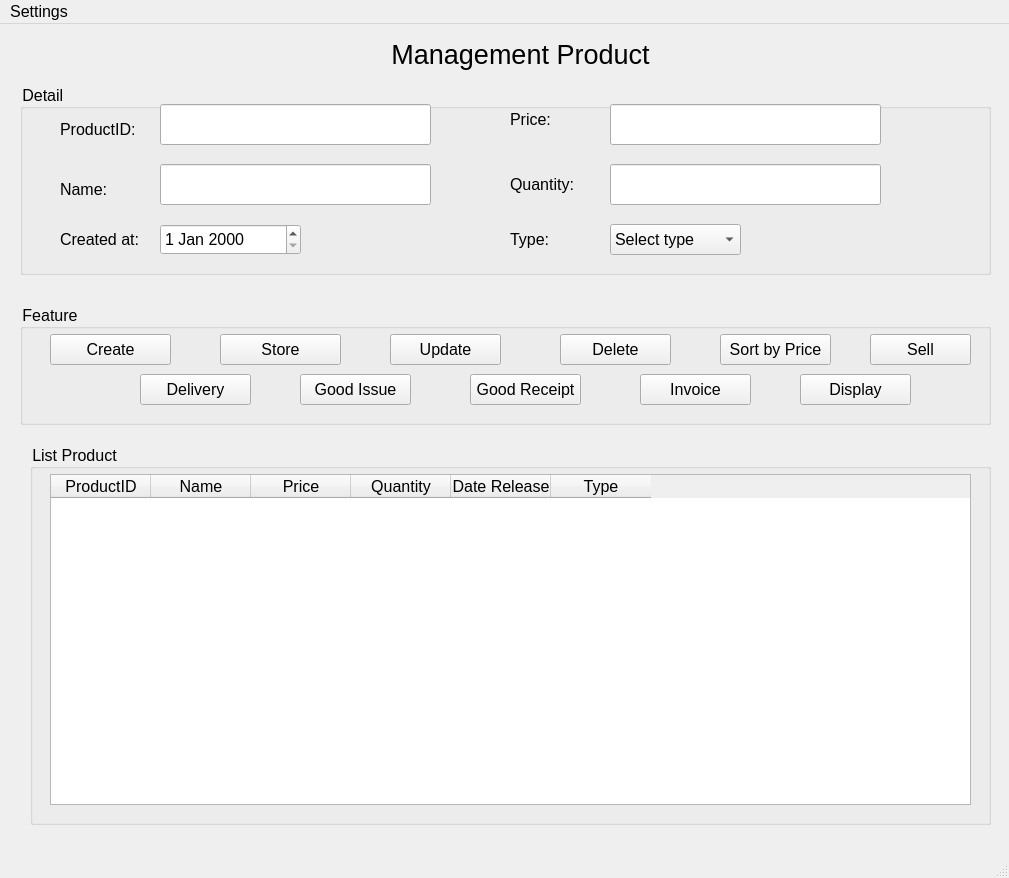
<?xml version="1.0" encoding="UTF-8"?>
<ui version="4.0">
 <class>MainWindow</class>
 <widget class="QMainWindow" name="MainWindow">
  <property name="geometry">
   <rect>
    <x>0</x>
    <y>0</y>
    <width>1009</width>
    <height>878</height>
   </rect>
  </property>
  <property name="windowTitle">
   <string>MainWindow</string>
  </property>
  <property name="styleSheet">
   <string notr="true">font-size: 16px</string>
  </property>
  <widget class="QWidget" name="centralwidget">
   <widget class="QGroupBox" name="groupBox">
    <property name="geometry">
     <rect>
      <x>20</x>
      <y>60</y>
      <width>971</width>
      <height>191</height>
     </rect>
    </property>
    <property name="title">
     <string>Detail </string>
    </property>
    <widget class="QLabel" name="label_2">
     <property name="geometry">
      <rect>
       <x>40</x>
       <y>30</y>
       <width>81</width>
       <height>31</height>
      </rect>
     </property>
     <property name="text">
      <string>ProductID: </string>
     </property>
    </widget>
    <widget class="QLineEdit" name="lineEditProductID">
     <property name="geometry">
      <rect>
       <x>140</x>
       <y>20</y>
       <width>271</width>
       <height>41</height>
      </rect>
     </property>
    </widget>
    <widget class="QLabel" name="label_3">
     <property name="geometry">
      <rect>
       <x>40</x>
       <y>90</y>
       <width>61</width>
       <height>31</height>
      </rect>
     </property>
     <property name="text">
      <string>Name: </string>
     </property>
    </widget>
    <widget class="QLineEdit" name="lineEditName">
     <property name="geometry">
      <rect>
       <x>140</x>
       <y>80</y>
       <width>271</width>
       <height>41</height>
      </rect>
     </property>
    </widget>
    <widget class="QLabel" name="label_4">
     <property name="geometry">
      <rect>
       <x>490</x>
       <y>20</y>
       <width>51</width>
       <height>31</height>
      </rect>
     </property>
     <property name="text">
      <string>Price: </string>
     </property>
    </widget>
    <widget class="QLabel" name="label_5">
     <property name="geometry">
      <rect>
       <x>490</x>
       <y>80</y>
       <width>71</width>
       <height>41</height>
      </rect>
     </property>
     <property name="text">
      <string>Quantity:</string>
     </property>
    </widget>
    <widget class="QLineEdit" name="lineEditPrice">
     <property name="geometry">
      <rect>
       <x>590</x>
       <y>20</y>
       <width>271</width>
       <height>41</height>
      </rect>
     </property>
    </widget>
    <widget class="QLineEdit" name="lineEditQuantity">
     <property name="geometry">
      <rect>
       <x>590</x>
       <y>80</y>
       <width>271</width>
       <height>41</height>
      </rect>
     </property>
    </widget>
    <widget class="QLabel" name="label_6">
     <property name="geometry">
      <rect>
       <x>490</x>
       <y>140</y>
       <width>61</width>
       <height>31</height>
      </rect>
     </property>
     <property name="text">
      <string>Type:</string>
     </property>
    </widget>
    <widget class="QComboBox" name="comboBoxTypeProduct">
     <property name="geometry">
      <rect>
       <x>590</x>
       <y>140</y>
       <width>131</width>
       <height>31</height>
      </rect>
     </property>
     <item>
      <property name="text">
       <string>Select type</string>
      </property>
     </item>
     <item>
      <property name="text">
       <string>Soft Drink</string>
      </property>
     </item>
     <item>
      <property name="text">
       <string>Beef</string>
      </property>
     </item>
     <item>
      <property name="text">
       <string>Home Accessories</string>
      </property>
     </item>
    </widget>
    <widget class="QLabel" name="label_7">
     <property name="geometry">
      <rect>
       <x>40</x>
       <y>140</y>
       <width>81</width>
       <height>31</height>
      </rect>
     </property>
     <property name="text">
      <string>Created at:</string>
     </property>
    </widget>
    <widget class="QDateEdit" name="dateEditCreatedAt">
     <property name="geometry">
      <rect>
       <x>140</x>
       <y>140</y>
       <width>141</width>
       <height>31</height>
      </rect>
     </property>
    </widget>
   </widget>
   <widget class="QLabel" name="label">
    <property name="geometry">
     <rect>
      <x>230</x>
      <y>10</y>
      <width>581</width>
      <height>41</height>
     </rect>
    </property>
    <property name="text">
     <string>&lt;html&gt;&lt;head/&gt;&lt;body&gt;&lt;p align=&quot;center&quot;&gt;&lt;span style=&quot; font-size:20pt;&quot;&gt;Management Product&lt;/span&gt;&lt;/p&gt;&lt;/body&gt;&lt;/html&gt;</string>
    </property>
   </widget>
   <widget class="QGroupBox" name="groupBox_2">
    <property name="geometry">
     <rect>
      <x>20</x>
      <y>280</y>
      <width>971</width>
      <height>121</height>
     </rect>
    </property>
    <property name="title">
     <string>Feature</string>
    </property>
    <widget class="QPushButton" name="pushButtonCreate">
     <property name="geometry">
      <rect>
       <x>30</x>
       <y>30</y>
       <width>121</width>
       <height>31</height>
      </rect>
     </property>
     <property name="text">
      <string>Create</string>
     </property>
    </widget>
    <widget class="QPushButton" name="pushButtonStore">
     <property name="geometry">
      <rect>
       <x>200</x>
       <y>30</y>
       <width>121</width>
       <height>31</height>
      </rect>
     </property>
     <property name="text">
      <string>Store</string>
     </property>
    </widget>
    <widget class="QPushButton" name="pushButtonUpdate">
     <property name="geometry">
      <rect>
       <x>370</x>
       <y>30</y>
       <width>111</width>
       <height>31</height>
      </rect>
     </property>
     <property name="text">
      <string>Update</string>
     </property>
    </widget>
    <widget class="QPushButton" name="pushButtonDelete">
     <property name="geometry">
      <rect>
       <x>540</x>
       <y>30</y>
       <width>111</width>
       <height>31</height>
      </rect>
     </property>
     <property name="text">
      <string>Delete</string>
     </property>
    </widget>
    <widget class="QPushButton" name="pushButtonSortPrice">
     <property name="geometry">
      <rect>
       <x>700</x>
       <y>30</y>
       <width>111</width>
       <height>31</height>
      </rect>
     </property>
     <property name="text">
      <string>Sort by Price</string>
     </property>
    </widget>
    <widget class="QPushButton" name="pushButtonSell">
     <property name="geometry">
      <rect>
       <x>850</x>
       <y>30</y>
       <width>101</width>
       <height>31</height>
      </rect>
     </property>
     <property name="text">
      <string>Sell</string>
     </property>
    </widget>
    <widget class="QPushButton" name="pushButtonDelivery">
     <property name="geometry">
      <rect>
       <x>120</x>
       <y>70</y>
       <width>111</width>
       <height>31</height>
      </rect>
     </property>
     <property name="text">
      <string>Delivery</string>
     </property>
    </widget>
    <widget class="QPushButton" name="pushButtonGoodIssue">
     <property name="geometry">
      <rect>
       <x>280</x>
       <y>70</y>
       <width>111</width>
       <height>31</height>
      </rect>
     </property>
     <property name="text">
      <string>Good Issue</string>
     </property>
    </widget>
    <widget class="QPushButton" name="pushButtonGoodReceipt">
     <property name="geometry">
      <rect>
       <x>450</x>
       <y>70</y>
       <width>111</width>
       <height>31</height>
      </rect>
     </property>
     <property name="text">
      <string>Good Receipt</string>
     </property>
    </widget>
    <widget class="QPushButton" name="pushButtonInvoice">
     <property name="geometry">
      <rect>
       <x>620</x>
       <y>70</y>
       <width>111</width>
       <height>31</height>
      </rect>
     </property>
     <property name="text">
      <string>Invoice</string>
     </property>
    </widget>
    <widget class="QPushButton" name="pushButtonDisplay">
     <property name="geometry">
      <rect>
       <x>780</x>
       <y>70</y>
       <width>111</width>
       <height>31</height>
      </rect>
     </property>
     <property name="text">
      <string>Display</string>
     </property>
    </widget>
   </widget>
   <widget class="QGroupBox" name="groupBox_3">
    <property name="geometry">
     <rect>
      <x>30</x>
      <y>420</y>
      <width>961</width>
      <height>381</height>
     </rect>
    </property>
    <property name="title">
     <string>List Product</string>
    </property>
    <widget class="QTableWidget" name="tableWidgetListProduct">
     <property name="geometry">
      <rect>
       <x>20</x>
       <y>30</y>
       <width>921</width>
       <height>331</height>
      </rect>
     </property>
     <column>
      <property name="text">
       <string>ProductID</string>
      </property>
     </column>
     <column>
      <property name="text">
       <string>Name</string>
      </property>
     </column>
     <column>
      <property name="text">
       <string>Price</string>
      </property>
     </column>
     <column>
      <property name="text">
       <string>Quantity</string>
      </property>
     </column>
     <column>
      <property name="text">
       <string>Date Release</string>
      </property>
     </column>
     <column>
      <property name="text">
       <string>Type</string>
      </property>
     </column>
    </widget>
   </widget>
  </widget>
  <widget class="QMenuBar" name="menubar">
   <property name="geometry">
    <rect>
     <x>0</x>
     <y>0</y>
     <width>1009</width>
     <height>27</height>
    </rect>
   </property>
   <widget class="QMenu" name="menuSettings">
    <property name="title">
     <string>Settings</string>
    </property>
    <addaction name="actionInvoice"/>
    <addaction name="actionSave"/>
    <addaction name="actionOpen_File"/>
   </widget>
   <addaction name="menuSettings"/>
  </widget>
  <widget class="QStatusBar" name="statusbar"/>
  <action name="actionInvoice">
   <property name="text">
    <string>Invoice</string>
   </property>
  </action>
  <action name="actionSave">
   <property name="text">
    <string>Save </string>
   </property>
  </action>
  <action name="actionOpen_File">
   <property name="text">
    <string>Open File</string>
   </property>
  </action>
 </widget>
 <resources/>
 <connections/>
</ui>
